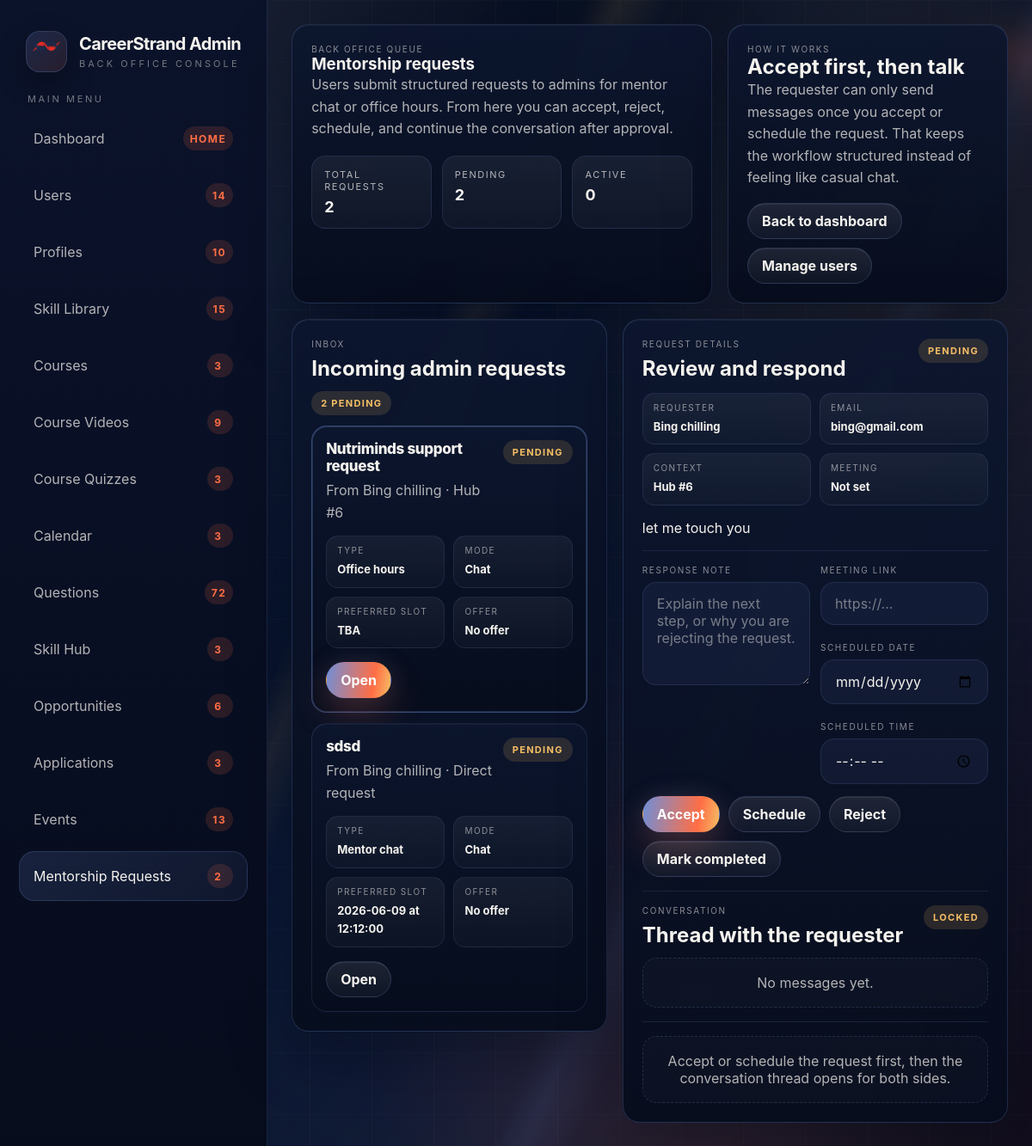
The app's page /View/BackOffice/admin-mentorship-requests.php (signed in) with its own data.
### tables this page shows
CREATE TABLE `mentorship_request` (
  `requestId` int(11) NOT NULL,
  `requesterId` int(11) NOT NULL,
  `mentorId` int(11) NOT NULL,
  `sourceType` varchar(20) NOT NULL DEFAULT 'direct',
  `sourceId` int(11) DEFAULT NULL,
  `requestType` varchar(30) NOT NULL DEFAULT 'mentor_chat',
  `sessionMode` varchar(20) NOT NULL DEFAULT 'chat',
  `subject` varchar(255) NOT NULL,
  `details` text NOT NULL,
  `preferredDate` date DEFAULT NULL,
  `preferredTime` time DEFAULT NULL,
  `durationMinutes` int(11) NOT NULL DEFAULT 30,
  `offerAmount` decimal(10,2) DEFAULT NULL,
  `currency` varchar(10) NOT NULL DEFAULT 'USD',
  `status` varchar(20) NOT NULL DEFAULT 'pending',
  `responseNote` text DEFAULT NULL,
  `scheduledDate` date DEFAULT NULL,
  `scheduledTime` time DEFAULT NULL,
  `meetingLink` varchar(255) DEFAULT NULL,
  `createdAt` datetime NOT NULL DEFAULT current_timestamp(),
  `updatedAt` datetime NOT NULL DEFAULT current_timestamp() ON UPDATE current_timestamp(),
  `respondedAt` datetime DEFAULT NULL
);

CREATE TABLE `users` (
  `userId` int(11) NOT NULL,
  `fullName` varchar(255) DEFAULT NULL,
  `email` varchar(255) DEFAULT NULL,
  `password` varchar(255) DEFAULT NULL,
  `role` varchar(50) DEFAULT NULL,
  `status` varchar(50) DEFAULT NULL,
  `createdAt` date DEFAULT NULL,
  `faceDescriptor` longtext DEFAULT NULL,
  `faceEnabled` tinyint(1) NOT NULL DEFAULT 0,
  `approvalStatus` varchar(50) DEFAULT 'approved',
  `questionnaireStatus` varchar(20) NOT NULL DEFAULT 'pending',
  `rejectionReason` text DEFAULT NULL
);

### View/backoffice/admin-mentorship-requests.php (the view, shortened to what the rows shown need)
<?php
require_once __DIR__ . '/../../config.php';
require_once __DIR__ . '/../../Controller/MentorshipRequestController.php';
$adminUser = $_SESSION['user'];
$requestController = new MentorshipRequestController();
$adminId = (int) ($adminUser['userId'] ?? 0);
function h(?string $value): string
{
    return htmlspecialchars((string) $value, ENT_QUOTES, 'UTF-8');
}
function mrStatusLabel(string $status): string
{
    return match (strtolower(trim($status))) {
        'pending' => 'Pending',
        'accepted' => 'Accepted',
        'declined' => 'Declined',
        'scheduled' => 'Scheduled',
        'completed' => 'Completed',
        'cancelled' => 'Cancelled',
        default => ucfirst($status),
    };
}
function mrBadgeClass(string $status): string
{
    return match (strtolower(trim($status))) {
        'pending' => 'pending',
        'accepted', 'scheduled' => 'accepted',
        'declined', 'cancelled' => 'declined',
        'completed' => 'completed',
        default => 'pending',
    };
}
function mrRequestTypeLabel(string $value): string
{
    return match ($value) {
        'mentor_chat' => 'Mentor chat',
        'office_hours' => 'Office hours',
        default => ucfirst(str_replace('_', ' ', $value)),
    };
}
function mrSessionModeLabel(string $value): string
{
    return match ($value) {
        'chat' => 'Chat',
        'video' => 'Video call',
        'in_person' => 'In person',
        default => ucfirst(str_replace('_', ' ', $value)),
    };
}
function mrSourceLabel(array $request): string
{
    $type = strtolower(trim((string) ($request['sourceType'] ?? 'direct')));
    $id = (int) ($request['sourceId'] ?? 0);
    return match ($type) {
        'profile' => $id > 0 ? 'Profile #' . $id : 'Profile context',
        'hub' => $id > 0 ? 'Hub #' . $id : 'Hub context',
        'event' => $id > 0 ? 'Event #' . $id : 'Event context',
        default => 'Direct request',
    };
}
$requests = $requestController->getRequestsByMentor($adminId);
$selectedRequestId = (int) ($_GET['requestId'] ?? ($requests[0]['requestId'] ?? 0));
$selectedRequest = null;
foreach ($requests as $request) {
    if ((int) ($request['requestId'] ?? 0) === $selectedRequestId) {
        $selectedRequest = $request;
        break;
    }
}
$messages = $selectedRequest !== null ? $requestController->getMessagesByRequestId((int) $selectedRequest['requestId']) : [];
$conversationOpen = $selectedRequest !== null && in_array(strtolower((string) ($selectedRequest['status'] ?? 'pending')), ['accepted', 'scheduled', 'completed'], true);
?>
<!DOCTYPE html>
<html lang="en">
<head>
    <link rel="stylesheet" href="assets/css/admin.css">
</head>
<body>
<div class="page-shell">
    <?php include __DIR__ . '/partials/admin-sidebar.php'; ?>
    <main class="content">
        <section class="hero">
            <article class="panel">
                <h1>Mentorship requests</h1>
            </article>
            <aside class="panel">
                <h2>Accept first, then talk</h2>
            </aside>
        </section>
        <section class="grid">
            <article class="panel">
                <div class="topline">
                    <div>
                        <h2 style="margin-top:8px;">Incoming admin requests</h2>
                    </div>
                </div>
                <?php if (empty($requests)): ?>
                    <div class="empty">No mentorship requests have been assigned to your admin account yet.</div>
                <?php else: ?>
                    <div class="stack">
                        <?php foreach ($requests as $request): ?>
                            <?php $isActive = (int) ($request['requestId'] ?? 0) === $selectedRequestId; ?>
                            <article class="request-card<?= $isActive ? ' active' : ''; ?>">
                                <div class="request-head">
                                    <div>
                                        <div class="request-title"><?= h((string) ($request['subject'] ?? 'Mentorship request')); ?></div>
                                        <div class="muted">From <?= h((string) ($request['requesterName'] ?? 'Requester')); ?> · <?= h(mrSourceLabel($request)); ?></div>
                                    </div>
                                    <span class="badge <?= mrBadgeClass((string) ($request['status'] ?? 'pending')); ?>"><?= h(mrStatusLabel((string) ($request['status'] ?? 'pending'))); ?></span>
                                </div>
                                <div class="request-meta">
                                    <div class="meta"><span>Type</span><strong><?= h(mrRequestTypeLabel((string) ($request['requestType'] ?? 'mentor_chat'))); ?></strong></div>
                                    <div class="meta"><span>Mode</span><strong><?= h(mrSessionModeLabel((string) ($request['sessionMode'] ?? 'chat'))); ?></strong></div>
                                    <div class="meta"><span>Preferred slot</span><strong><?= h((string) (($request['preferredDate'] ?? 'TBA') . (!empty($request['preferredTime']) ? ' at ' . $request['preferredTime'] : ''))); ?></strong></div>
                                    <div class="meta"><span>Offer</span><strong><?= $request['offerAmount'] !== null ? h((string) $request['currency']) . ' ' . h((string) $request['offerAmount']) : 'No offer'; ?></strong></div>
                                </div>
                                <div class="btn-row">
                                    <a class="btn<?= $isActive ? ' btn-primary' : ' btn-soft'; ?>" href="admin-mentorship-requests.php?requestId=<?= (int) $request['requestId']; ?>">Open</a>
                                </div>
                            </article>
                        <?php endforeach; ?>
                    </div>
                <?php endif; ?>
            </article>
            <article class="panel">
                <div class="topline">
                    <div>
                        <div class="section-label">Request details</div>
                        <h2 style="margin-top:8px;">Review and respond</h2>
                    </div>
                    <?php if ($selectedRequest !== null): ?>
                        <span class="badge <?= mrBadgeClass((string) ($selectedRequest['status'] ?? 'pending')); ?>"><?= h(mrStatusLabel((string) ($selectedRequest['status'] ?? 'pending'))); ?></span>
                    <?php endif; ?>
                </div>
                <?php if ($selectedRequest === null): ?>
                    <div class="empty">Select a request on the left to view the details, decide, and open the thread.</div>
                <?php else: ?>
                    <div class="request-meta" style="margin-bottom:16px;">
                        <div class="meta"><span>Requester</span><strong><?= h((string) ($selectedRequest['requesterName'] ?? 'Requester')); ?></strong></div>
                        <div class="meta"><span>Email</span><strong><?= h((string) ($selectedRequest['requesterEmail'] ?? '')); ?></strong></div>
                        <div class="meta"><span>Context</span><strong><?= h(mrSourceLabel($selectedRequest)); ?></strong></div>
                        <div class="meta"><span>Meeting</span><strong><?= !empty($selectedRequest['meetingLink']) ? h((string) $selectedRequest['meetingLink']) : 'Not set'; ?></strong></div>
                    </div>
                    <p><?= h((string) ($selectedRequest['details'] ?? '')); ?></p>
                    <form method="POST" class="section">
                        <div class="form-grid">
                            <div class="field">
                                <label>Response note</label>
                                <textarea name="responseNote" placeholder="Explain the next step, or why you are rejecting the request."><?= h((string) ($_POST['responseNote'] ?? '')); ?></textarea>
                            </div>
                            <div class="field">
                                <label>Meeting link</label>
                                <input type="url" name="meetingLink" placeholder="https://..." value="<?= h((string) ($_POST['meetingLink'] ?? ($selectedRequest['meetingLink'] ?? ''))); ?>">
                                <label style="margin-top:12px;">Scheduled date</label>
                                <input type="date" name="scheduledDate" value="<?= h((string) ($_POST['scheduledDate'] ?? ($selectedRequest['scheduledDate'] ?? ''))); ?>">
                                <label style="margin-top:12px;">Scheduled time</label>
                                <input type="time" name="scheduledTime" value="<?= h((string) ($_POST['scheduledTime'] ?? ($selectedRequest['scheduledTime'] ?? ''))); ?>">
                            </div>
                        </div>
                        <div class="btn-row" style="margin-top:14px;">
                            <button class="btn btn-primary" type="submit" name="status" value="accepted">Accept</button>
                            <button class="btn btn-soft" type="submit" name="status" value="scheduled">Schedule</button>
                            <button class="btn" type="submit" name="status" value="declined">Reject</button>
                            <button class="btn btn-soft" type="submit" name="status" value="completed">Mark completed</button>
                        </div>
                    </form>
                    <div class="section">
                        <div class="topline">
                            <div>
                                <div class="section-label">Conversation</div>
                                <h2 style="margin-top:8px;">Thread with the requester</h2>
                            </div>
                            <?php if ($conversationOpen): ?>
                                <span class="badge accepted">Open</span>
                            <?php else: ?>
                                <span class="badge pending">Locked</span>
                            <?php endif; ?>
                        </div>
                        <?php if (empty($messages)): ?>
                            <div class="empty">No messages yet.</div>
                        <?php endif; ?>
                        <?php if ($conversationOpen): ?>
                            <form method="POST" class="section">
                                <input type="hidden" name="action" value="send_message">
                                <input type="hidden" name="requestId" value="<?= (int) $selectedRequest['requestId']; ?>">
                                <label class="section-label">Add a message</label>
                                <textarea name="message" placeholder="Send a follow-up, link, or next step."></textarea>
                                <div class="btn-row">
                                    <button class="btn btn-primary" type="submit">Send message</button>
                                </div>
                            </form>
                        <?php else: ?>
                            <div class="section">
                                <div class="empty">Accept or schedule the request first, then the conversation thread opens for both sides.</div>
                            </div>
                        <?php endif; ?>
                    </div>
                <?php endif; ?>
            </article>
        </section>
    </main>
</div>
</body>
</html>

### records on screen
mentorship_request: subject "Nutriminds support request", users.fullName "Bing chilling", mrSourceLabel($request) "Hub #6", status "PENDING", requestType "Office hours", sessionMode "Chat", preferredDate+preferredTime "TBA", shows "No offer", mrSourceLabel($selectedRequest) "Hub #6", details "let me touch you"
mentorship_request: subject "sdsd", users.fullName "Bing chilling", sourceType "Direct request", status "PENDING", requestType "Mentor chat", sessionMode "Chat", preferredDate+preferredTime "2026-06-09 at 12:12:00", shows "No offer"
users: fullName "Bing chilling", email "bing@gmail.com"

### other values on screen
$adminSidebarEscape($adminSidebarItem['label']) "Dashboard"
$adminSidebarEscape($adminSidebarBadge) "HOME"
$adminSidebarEscape($adminSidebarItem['label']) "Users"
$adminSidebarEscape($adminSidebarBadge) "14"
$adminSidebarEscape($adminSidebarItem['label']) "Profiles"
$adminSidebarEscape($adminSidebarBadge) "10"
$adminSidebarEscape($adminSidebarItem['label']) "Skill Library"
$adminSidebarEscape($adminSidebarBadge) "15"
$adminSidebarEscape($adminSidebarItem['label']) "Courses"
$adminSidebarEscape($adminSidebarBadge) "3"
$adminSidebarEscape($adminSidebarItem['label']) "Course Videos"
$adminSidebarEscape($adminSidebarBadge) "9"
$adminSidebarEscape($adminSidebarItem['label']) "Course Quizzes"
$adminSidebarEscape($adminSidebarItem['label']) "Calendar"
$adminSidebarEscape($adminSidebarItem['label']) "Questions"
